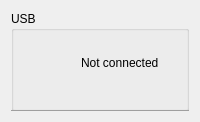
      <widget class="QWidget" name="tabUSB">
       <attribute name="icon">
        <iconset resource="resource.qrc">
         <normaloff>:/USB.svg</normaloff>:/USB.svg</iconset>
       </attribute>
       <attribute name="title">
        <string>Debug</string>
       </attribute>
       <layout class="QVBoxLayout" name="verticalLayout_4">
        <item>
         <widget class="QGroupBox" name="USBactivities">
          <property name="minimumSize">
           <size>
            <width>0</width>
            <height>100</height>
           </size>
          </property>
          <property name="title">
           <string>USB</string>
          </property>
          <widget class="QLabel" name="statusOnOff">
           <property name="geometry">
            <rect>
             <x>10</x>
             <y>30</y>
             <width>45</width>
             <height>45</height>
            </rect>
           </property>
           <property name="sizePolicy">
            <sizepolicy hsizetype="Fixed" vsizetype="Fixed">
             <horstretch>0</horstretch>
             <verstretch>0</verstretch>
            </sizepolicy>
           </property>
           <property name="text">
            <string/>
           </property>
          </widget>
          <widget class="QLabel" name="labelOnOff">
           <property name="geometry">
            <rect>
             <x>70</x>
             <y>40</y>
             <width>141</width>
             <height>24</height>
            </rect>
           </property>
           <property name="text">
            <string>Not connected</string>
           </property>
          </widget>
          <widget class="QPushButton" name="usbResetButton">
           <property name="geometry">
            <rect>
             <x>360</x>
             <y>30</y>
             <width>151</width>
             <height>41</height>
            </rect>
           </property>
           <property name="sizePolicy">
            <sizepolicy hsizetype="Fixed" vsizetype="Fixed">
             <horstretch>0</horstretch>
             <verstretch>0</verstretch>
            </sizepolicy>
           </property>
           <property name="toolTip">
            <string>Start / Stop button (Interval depends on Integration Time; 0 is one run)</string>
           </property>
           <property name="text">
            <string>Reset connection</string>
           </property>
          </widget>
          <widget class="QPlainTextEdit" name="USBlist">
           <property name="geometry">
            <rect>
             <x>0</x>
             <y>99</y>
             <width>1071</width>
             <height>631</height>
            </rect>
           </property>
           <property name="acceptDrops">
            <bool>false</bool>
           </property>
           <property name="frameShape">
            <enum>QFrame::Box</enum>
           </property>
           <property name="frameShadow">
            <enum>QFrame::Sunken</enum>
           </property>
           <property name="lineWidth">
            <number>1</number>
           </property>
           <property name="midLineWidth">
            <number>1</number>
           </property>
           <property name="undoRedoEnabled">
            <bool>false</bool>
           </property>
           <property name="readOnly">
            <bool>true</bool>
           </property>
          </widget>
          <widget class="QPushButton" name="resetSettings">
           <property name="geometry">
            <rect>
             <x>540</x>
             <y>30</y>
             <width>151</width>
             <height>41</height>
            </rect>
           </property>
           <property name="text">
            <string>Reset settings</string>
           </property>
          </widget>
         </widget>
        </item>
       </layout>
      </widget>
